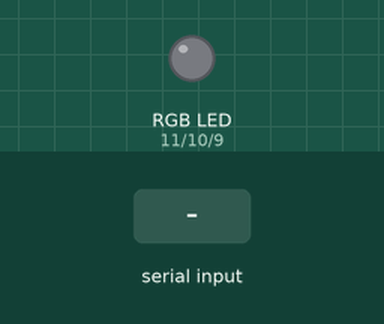
Simulated run of this sketch. Board: Arduino Uno, built with avr-gcc and run on an emulated ATmega328P. Shown: an RGB LED mixed from three pins (HIGH = lit). The test bench sets the inputs (shaded band). Dim RGB values are drawn brighter than linear.

Above: at 1.2 s.
1.3 s: "90,45,200N" received over Serial
At 1.7 s:
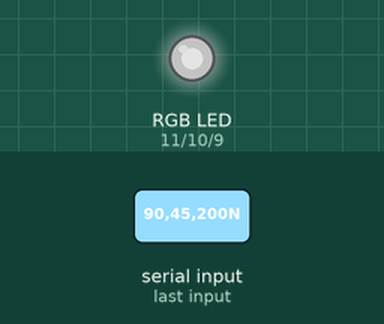
2.8 s: "30,150,10N" received over Serial
At 4.0 s:
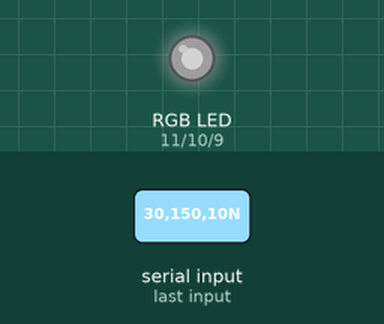
4.3 s: "200N" received over Serial
At 5.0 s:
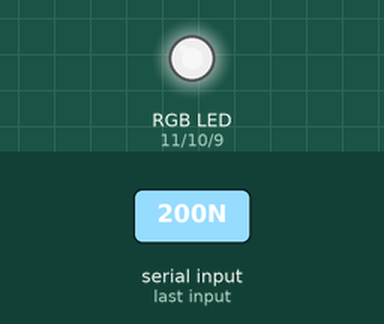
5.8 s: "90,45N" received over Serial
At 6.2 s:
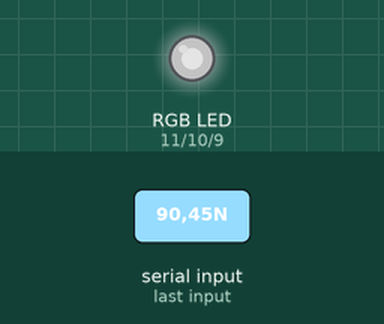
7.3 s: "30,150N" received over Serial
At 8.6 s:
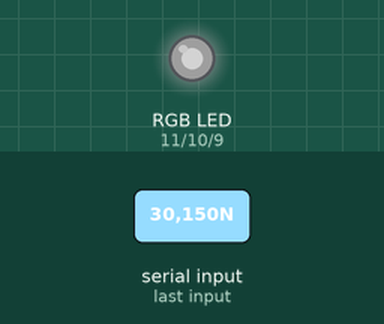
Timing chart, 0 to 9.8 s (numbered marks = the images above; inputs shaded):
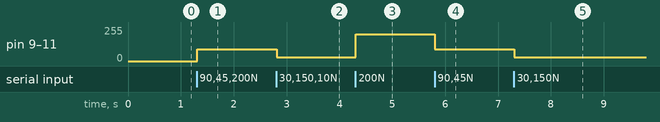

Measured:
- after the input at 1.3 s, pin 9 (LED_BLUE), pin 10 (LED_GREEN), pin 11 (LED_RED): 0/255 → 90/255 at once
- after the input at 2.8 s, pin 9 (LED_BLUE), pin 10 (LED_GREEN), pin 11 (LED_RED): 90/255 → 30/255 at once
- after the input at 4.3 s, pin 9 (LED_BLUE), pin 10 (LED_GREEN), pin 11 (LED_RED): 30/255 → 200/255 at once
- after the input at 5.8 s, pin 9 (LED_BLUE), pin 10 (LED_GREEN), pin 11 (LED_RED): 200/255 → 90/255 at once
- after the input at 7.3 s, pin 9 (LED_BLUE), pin 10 (LED_GREEN), pin 11 (LED_RED): 90/255 → 30/255 at once

The sketch:

lab-w2-3.ino
```cpp
// Define RGB LED Pinout
// <-- Left     Right -->
// Blue[9] Green [10] Red[11]
#define LED_BLUE 9
#define LED_GREEN 10
#define LED_RED 11

// Define RGB Variable
int ERR_CODE = 0;
int VAL_RGB[3] = {0,0,0};
int i = 0;

void setup() {
  Serial.begin(9600);
  pinMode(LED_RED, OUTPUT);
  pinMode(LED_GREEN, OUTPUT);
  pinMode(LED_BLUE, OUTPUT);
}

void loop() {
  if(Serial.available() > 0){
    // Spilt string by use `&`
    String s = Serial.readStringUntil('N');
    VAL_RGB[0] = s.substring(0, s.indexOf('&')).toInt();
    VAL_RGB[1] = s.substring(s.indexOf('&') + 1, s.lastIndexOf('&')).toInt();
    VAL_RGB[2] = s.substring(s.lastIndexOf('&') + 1).toInt();
    // Reset Error State
    ERR_CODE = 0;
    // Detect Input Error
    for(i = 0; i < 3; i++){
      if(VAL_RGB[i] > 255 || VAL_RGB[i] < 0){
        Serial.println("ERROR: Input more than 255 or negative number.");
        ERR_CODE = 1;
      }
    }
    // if there is no error then run program.
    if(ERR_CODE == 0){
      analogWrite(LED_RED,VAL_RGB[0]);
      analogWrite(LED_GREEN,VAL_RGB[1]);
      analogWrite(LED_BLUE,VAL_RGB[2]);
    }

  }
}
```
